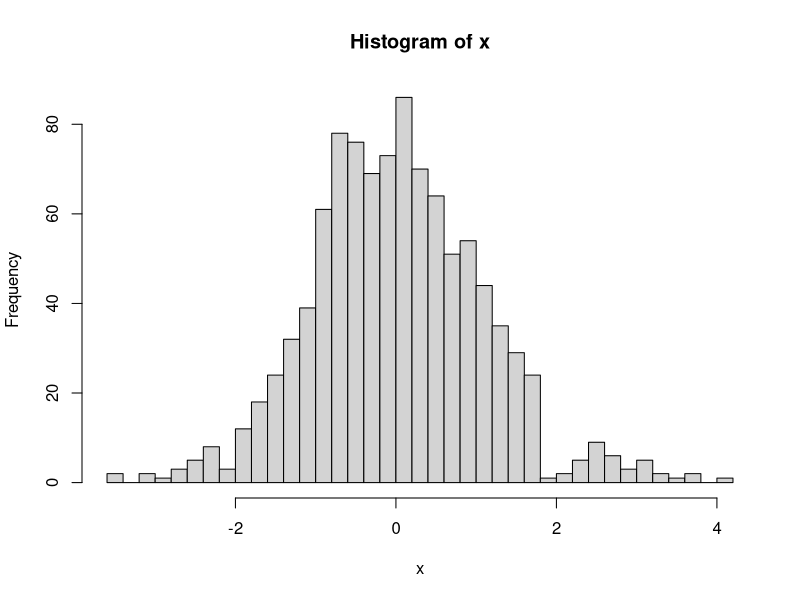
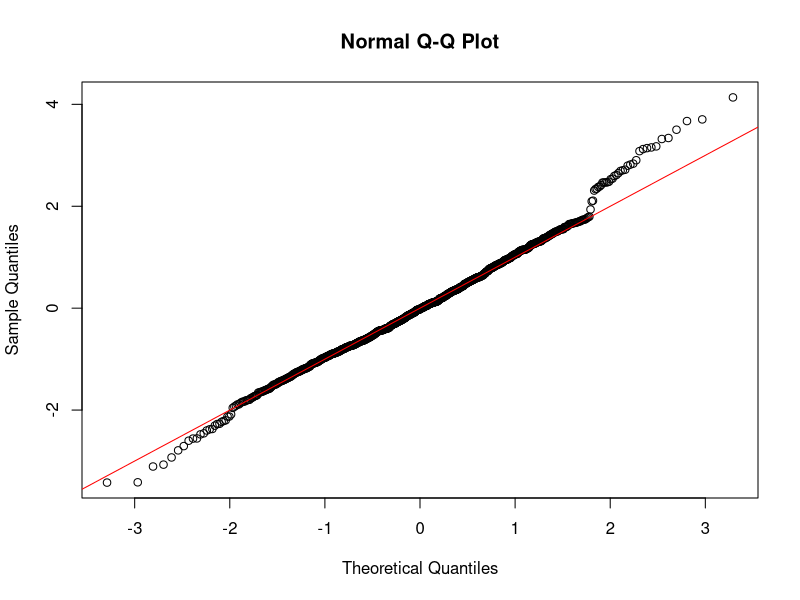
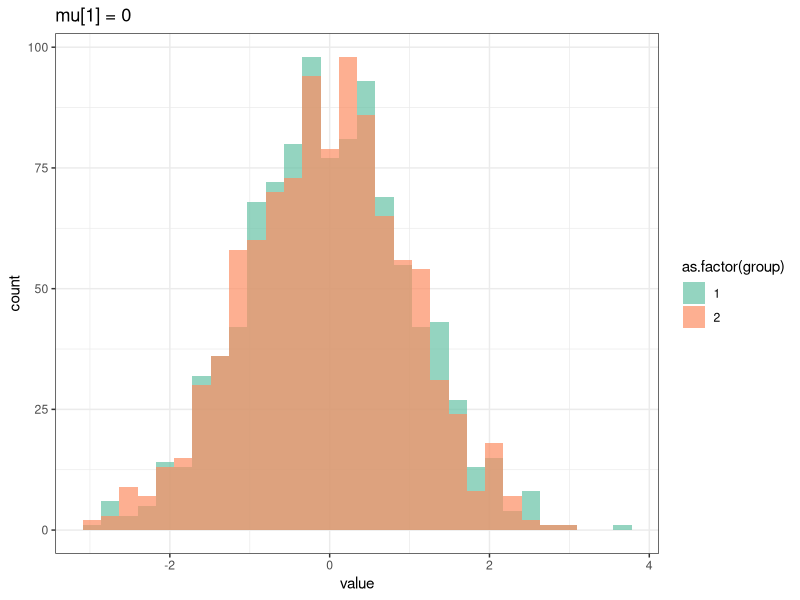
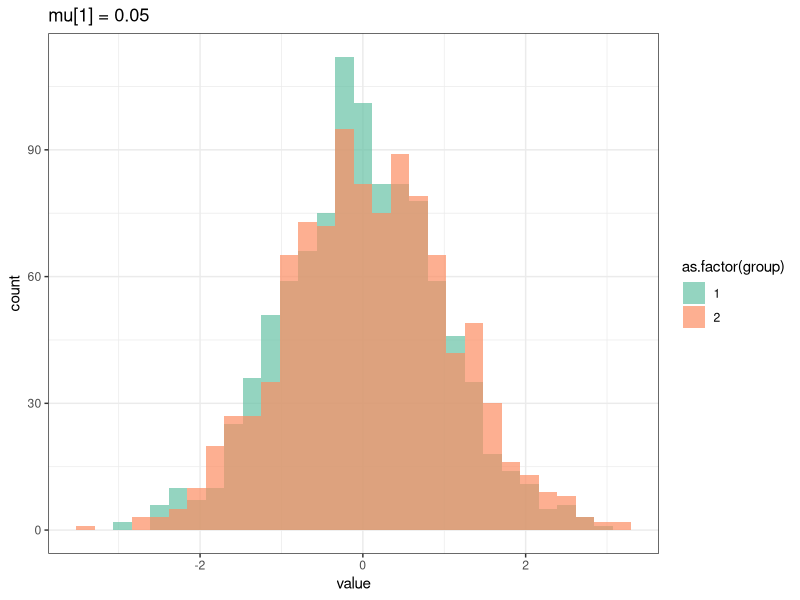
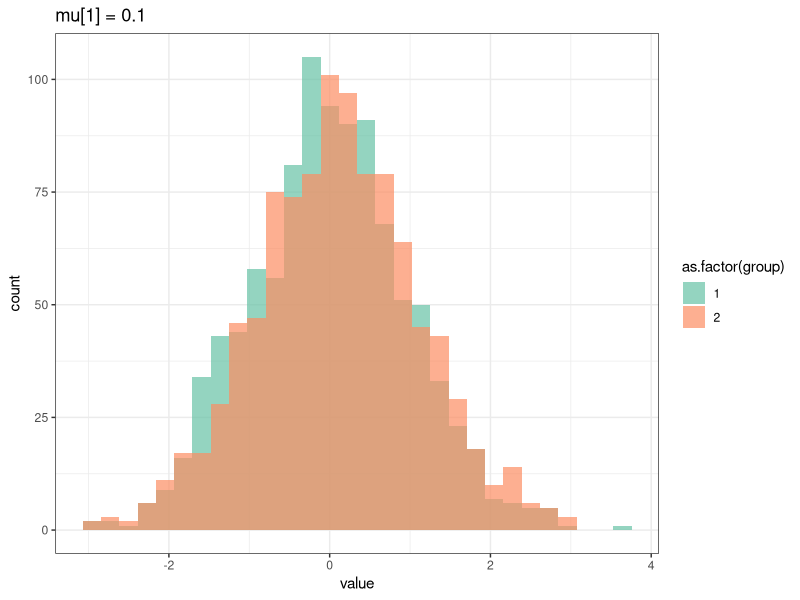
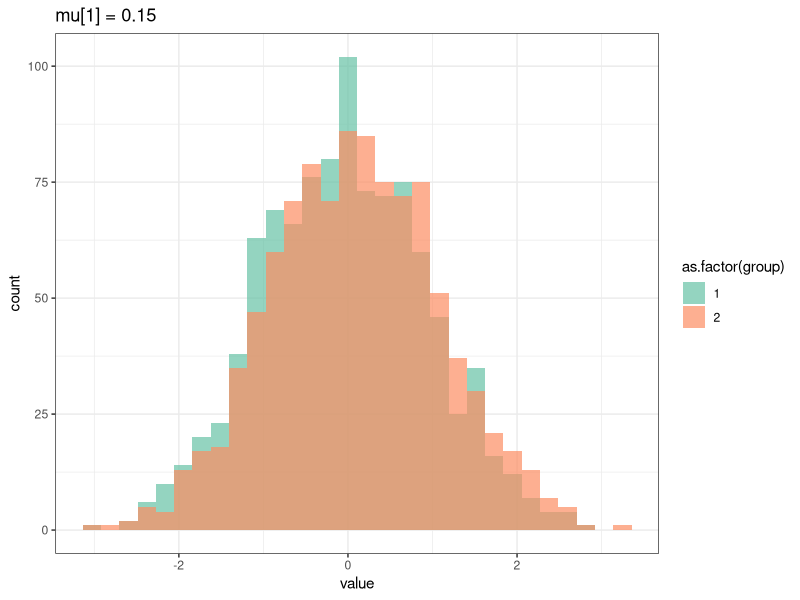
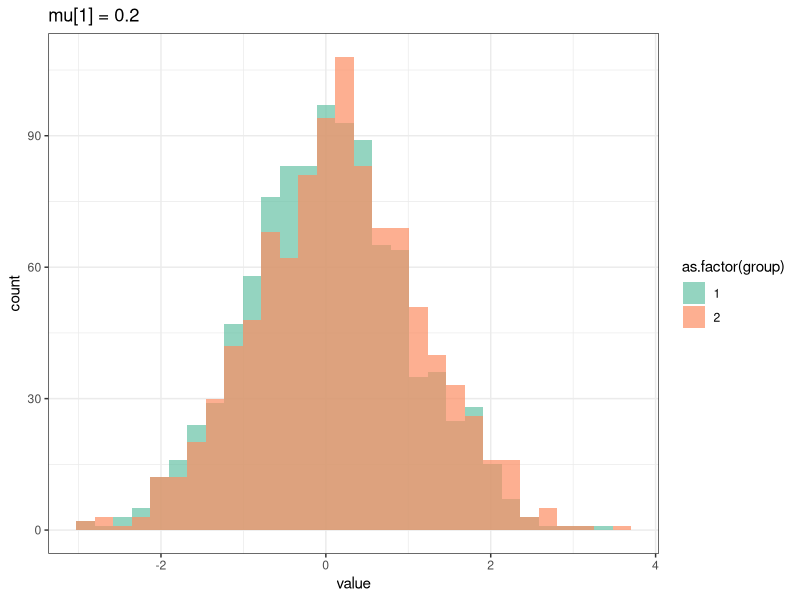
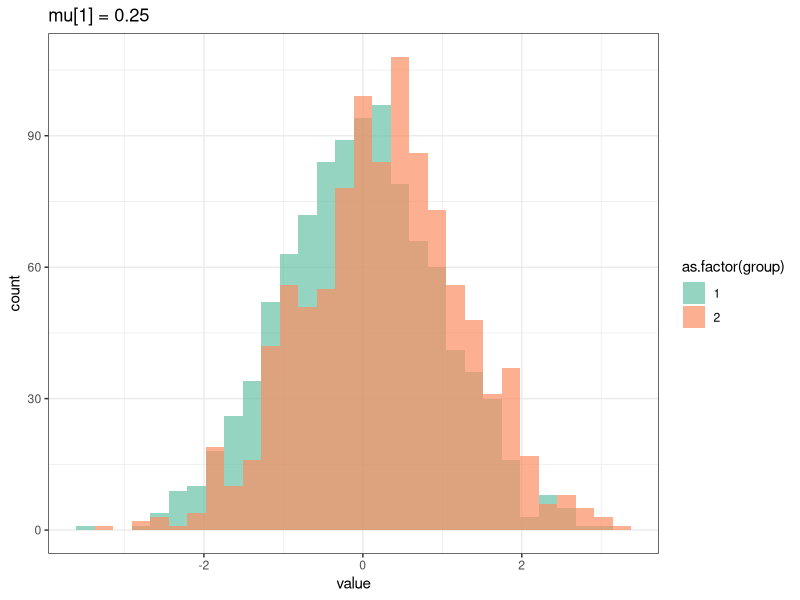

Reproduce these figures in R, in order.
## ---- chunk 1
library("ggplot2")
library("dplyr")
library("reshape2")
theme_set(theme_bw())
## ---- chunk 2
x <- rnorm(1000)
tau <- 1.8
x[x > tau] <- runif(sum(x > tau), 1, 1.4) * x[x > tau]
hist(x, 50)
## ---- chunk 3
qqnorm(x)
abline(a = 0, b = 1, col = "red")
## ---- chunk 4
simulate_data <- function(true_means, n, sigma=1) {
  X <- matrix(nrow = n, ncol = length(true_means))
  for (i in seq_len(n)) {
    X[i, ] <- rnorm(length(true_means), true_means, sigma)
  }

  melt(X, varnames = c("index", "group"))
}
## ---- chunk 5
alpha <- 0.05
N <- 1000 # sample size per group
mu_seq <- seq(0, .5, 0.05) # power levels
B <- 200 # number of reps per level
test_result <- list()

# loop over signal strengths levels
for (i in seq_along(mu_seq)) {
  print(mu_seq[i])
  
  # many reps for signal level
  test_result[[i]] <- vector(length = B)
  for (j in seq_len(B)) {
    x <- simulate_data(c(0, mu_seq[i]), N)
    test_result[[i]][[j]] <- t.test(x$value[x$group == 1], x$value[x$group == 2])$p.value
  }
  
  # save a plot
  p <- ggplot(x) +
    geom_histogram(aes(x = value, fill = as.factor(group)), position = "identity", alpha = 0.7) +
    scale_fill_brewer(palette = "Set2") +
    ggtitle(sprintf("mu[1] = %s", mu_seq[i]))
  print(p)
}

names(test_result) <- mu_seq
mtest_result <- melt(test_result)
## ---- chunk 6
colnames(mtest_result) <- c("p.value", "mu")
ggplot(mtest_result) +
  geom_hline(aes(yintercept = 0.05), col = "red") +
  geom_jitter(aes(x = mu, y = p.value)) +
  scale_y_log10()

ggplot(mtest_result %>%
         group_by(mu) %>%
         summarise(power = mean(p.value < 0.05))) +
  geom_point(aes(x = mu, y = power))
